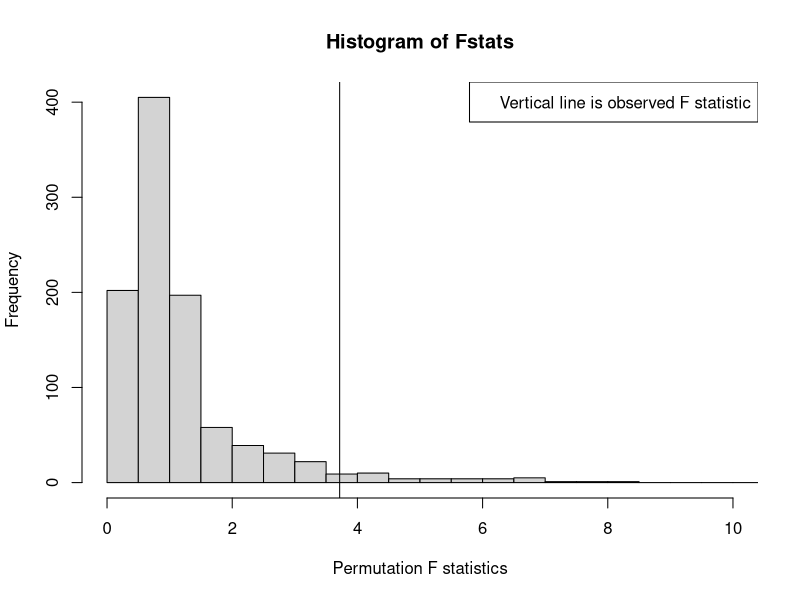

Recreate this plot in R.
## ---- chunk 1
knitr::opts_chunk$set(echo = TRUE)
## ---- chunk 2
mywd = "C:/Users/dobbinke/Desktop/Git/MandiMurphPaper/Replies2Ref/Rmarkdown"
setwd(mywd)

require("knitr")

x = read.table("KKDrecoding.txt",header=T)

x

numberpercage = rep(NA,34);
for (i in 1:34) {
  numberpercage[i] = length(which(x$OriginalCageID==i))
}
numberpercage;
sum(numberpercage);

sepspercage = rep(NA,34);
for (i in 1:34) {
  sepspercage[i] = sum(x$separatedyn[which(x$OriginalCageID==i)]);
}
rbind(numberpercage,sepspercage);
## ---- chunk 3

nattest = sepspercage/(numberpercage-1);

rbind(numberpercage,sepspercage,nattest)

groupfac = factor(c(rep(1,4),rep(2,3),rep(3,4),rep(4,3),rep(0,20)))

groupfac

myanova = anova(lm(nattest ~ groupfac))

myanova


## ---- chunk 4

nperms = 1e3;
Fstats = rep(NA,nperms);
for (i in 1:nperms) {
  thisfac = sample(groupfac,length(groupfac),replace=F);
  thisanova = anova(lm(nattest ~ thisfac));
  Fstats[i] = thisanova[1,4]
}


length(which(Fstats>3.7164))/length(Fstats)
hist(Fstats,xlim=c(0,10),xlab="Permutation F statistics",breaks=50);
abline(v=3.7164)
legend("topright","Vertical line is observed F statistic")


## ---- chunk 5
for (i in 1:34) {
  if (sepspercage[i]==(numberpercage[i]-1)) 
  {
    sepspercage[i] = numberpercage[i];
  }
}
rbind(numberpercage,sepspercage);

propseppercage = rep(NA,34);
for (i in 1:34) {
    propseppercage[i] = sepspercage[i]/numberpercage[i];
}
propseppercage
rbind(numberpercage,sepspercage,propseppercage,groupfac);


myanova = anova(aov(propseppercage ~ groupfac));

print(myanova)

myFstat = myanova[1,4]

print(myFstat)

mean(propseppercage[which(groupfac==0)]);
mean(propseppercage[which(groupfac==1)]);
mean(propseppercage[which(groupfac==2)]);
mean(propseppercage[which(groupfac==3)]);
mean(propseppercage[which(groupfac==4)]);


## ---- chunk 6


mykw = kruskal.test(propseppercage ~ groupfac)
mykw



## ---- chunk 7

library(multcomp)


mydf = data.frame(propseppercage,groupfac);



myaov = aov(propseppercage ~ groupfac, mydf);

mydun = glht(myaov, linfct=mcp(groupfac="Dunnett"))

summary(mydun)





## ---- chunk 8


# GEE did not converge
